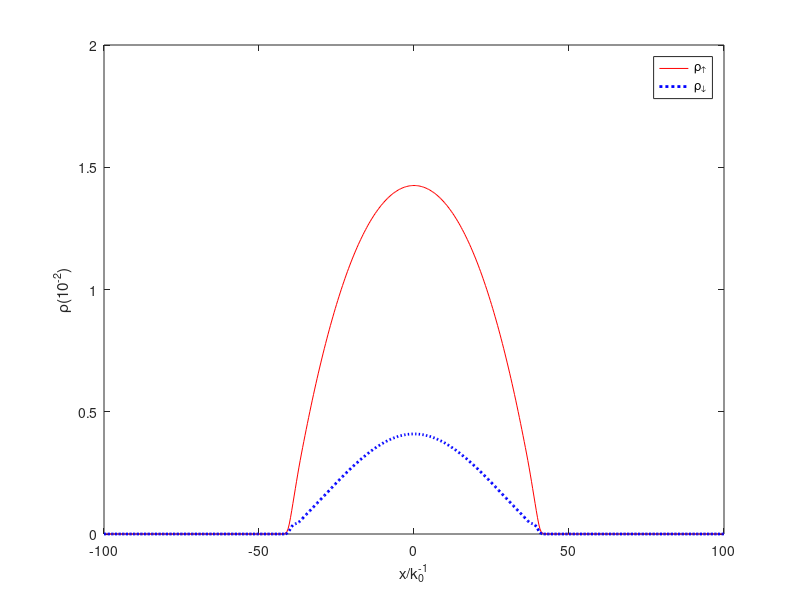
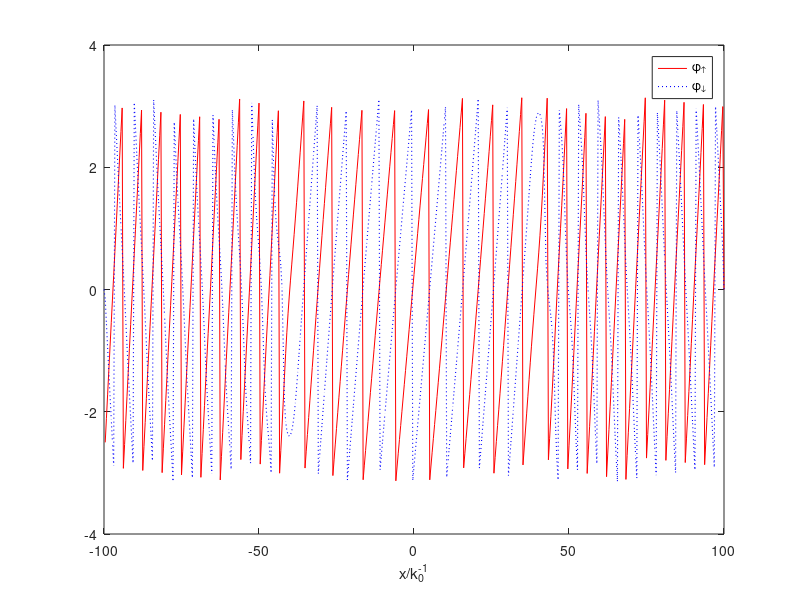

MATLAB code for these plots, in order:
%% =========== omega = 0.6 ========================
% close all
DENA1 = dlmread('DENA1.DAT');
DENA2 = dlmread('DENA2.DAT');
DENB1 = dlmread('DENB1.DAT');
DENB2 = dlmread('DENB2.DAT');
PHASEA1 = dlmread('PHASEA1.DAT');
PHASEA2 = dlmread('PHASEA2.DAT');
PHASEB1 = dlmread('PHASEB1.DAT');
PHASEB2 = dlmread('PHASEB2.DAT');
x = linspace(-100, 100, 513);

figure(1);
% multiply with 100
plot(x, 100*DENA1, 'r-', x, 100*DENA2, 'b:', 'LineWidth', 2);
xlabel('x/k_0^{-1}');
ylabel('\rho(10^{-2})');
legend('\rho_\uparrow', '\rho_\downarrow');

%%
% close all
figure(2);
plot(x, PHASEA1, 'r-', x, PHASEA2, 'b:', 'LineWidth', 0.8);
xlabel('x/k_0^{-1}');
% ylabel('\phi');
legend('\phi_\uparrow', '\phi_\downarrow');
